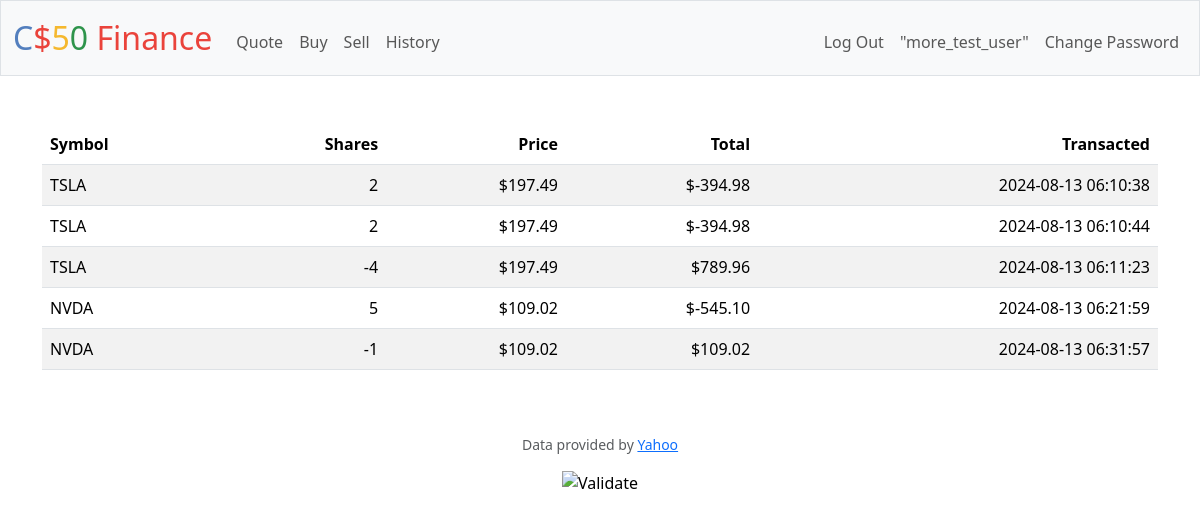
Screenshot of /history (signed in) with the database file from the repository.
### tables this page shows
CREATE TABLE history (id INTEGER PRIMARY KEY AUTOINCREMENT NOT NULL, user_id INTEGER NOT NULL, symbol TEXT NOT NULL,  shares INTEGER NOT NULL, share_price INTEGER NOT NULL, total INTEGER NOT NULL, timestamp TEXT NOT NULL DEFAULT(CURRENT_TIMESTAMP), CONSTRAINT history_fk FOREIGN KEY (user_id) REFERENCES users(id));

### app.py (the view)
@app.route("/history")
@login_required
def history():
    history = db.execute("SELECT * FROM history WHERE user_id = ?", session["user_id"])
    return render_template("history.html", history=history)

### app.py (called while the page is built)
@app.after_request
def after_request(response):
    response.headers["Cache-Control"] = "no-cache, no-store, must-revalidate"
    response.headers["Expires"] = 0
    response.headers["Pragma"] = "no-cache"
    return response

### helpers.py (called while the page is built)
def login_required(f):
    @wraps(f)
    def decorated_function(*args, **kwargs):
        if session.get("user_id") is None:
            return redirect("/login")
        return f(*args, **kwargs)
    return decorated_function

def usd(value):
    return f"${value:,.2f}"

### templates/history.html (shortened to what this page needs)
{% extends "layout.html" %}
{% block main %}
    <table class="table table-striped">
        <thead>
            <tr>
                <th class="text-start">
                    Symbol
                </th>
                <th class="text-end">
                    Shares
                </th>
                <th class="text-end">
                    Price
                </th>
                <th class="text-end">
                    Total
                </th>
                <th class="text-end">
                    Transacted
                </th>
            </tr>
        </thead>
        <tbody>
            {% if history %}
                {% for row in history %}
                    <tr>
                        <td class="text-start">
                            {{row["symbol"]}}
                        </td>
                        <td class="text-end">
                            {{row["shares"]}}
                        </td>
                        <td class="text-end">
                            {{row["share_price"] | usd}}
                        </td>
                        <td class="text-end">
                            {{(row["total"] / 100) | usd}}
                        </td>
                        <td class="text-end">
                            {{row["timestamp"]}}
                        </td>
                    </tr>
                {% endfor %}
            {% endif %}
        </tbody>
    </table>
{% endblock %}

### rows the page displays
history: symbol "TSLA", shares "2", share_price "$197.49", (row['total']/100)|usd "$-394.98", timestamp "2024-08-13 06:10:38"
history: symbol "TSLA", shares "2", share_price "$197.49", (row['total']/100)|usd "$-394.98", timestamp "2024-08-13 06:10:44"
history: symbol "TSLA", shares "-4", share_price "$197.49", (row['total']/100)|usd "$789.96", timestamp "2024-08-13 06:11:23"
history: symbol "NVDA", shares "5", share_price "$109.02", (row['total']/100)|usd "$-545.10", timestamp "2024-08-13 06:21:59"
history: symbol "NVDA", shares "-1", share_price "$109.02", (row['total']/100)|usd "$109.02", timestamp "2024-08-13 06:31:57"

### other values shown
{{ session["user"] }} "more_test_user"
